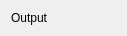
<?xml version="1.0" encoding="UTF-8"?>
<ui version="4.0">
 <class>GraphicOutput</class>
 <widget class="QWidget" name="GraphicOutput">
  <property name="geometry">
   <rect>
    <x>0</x>
    <y>0</y>
    <width>127</width>
    <height>36</height>
   </rect>
  </property>
  <property name="windowTitle">
   <string>Form</string>
  </property>
  <layout class="QHBoxLayout" name="horizontalLayout">
   <item>
    <widget class="QLabel" name="label">
     <property name="text">
      <string>Output</string>
     </property>
    </widget>
   </item>
  </layout>
 </widget>
 <resources/>
 <connections/>
</ui>
